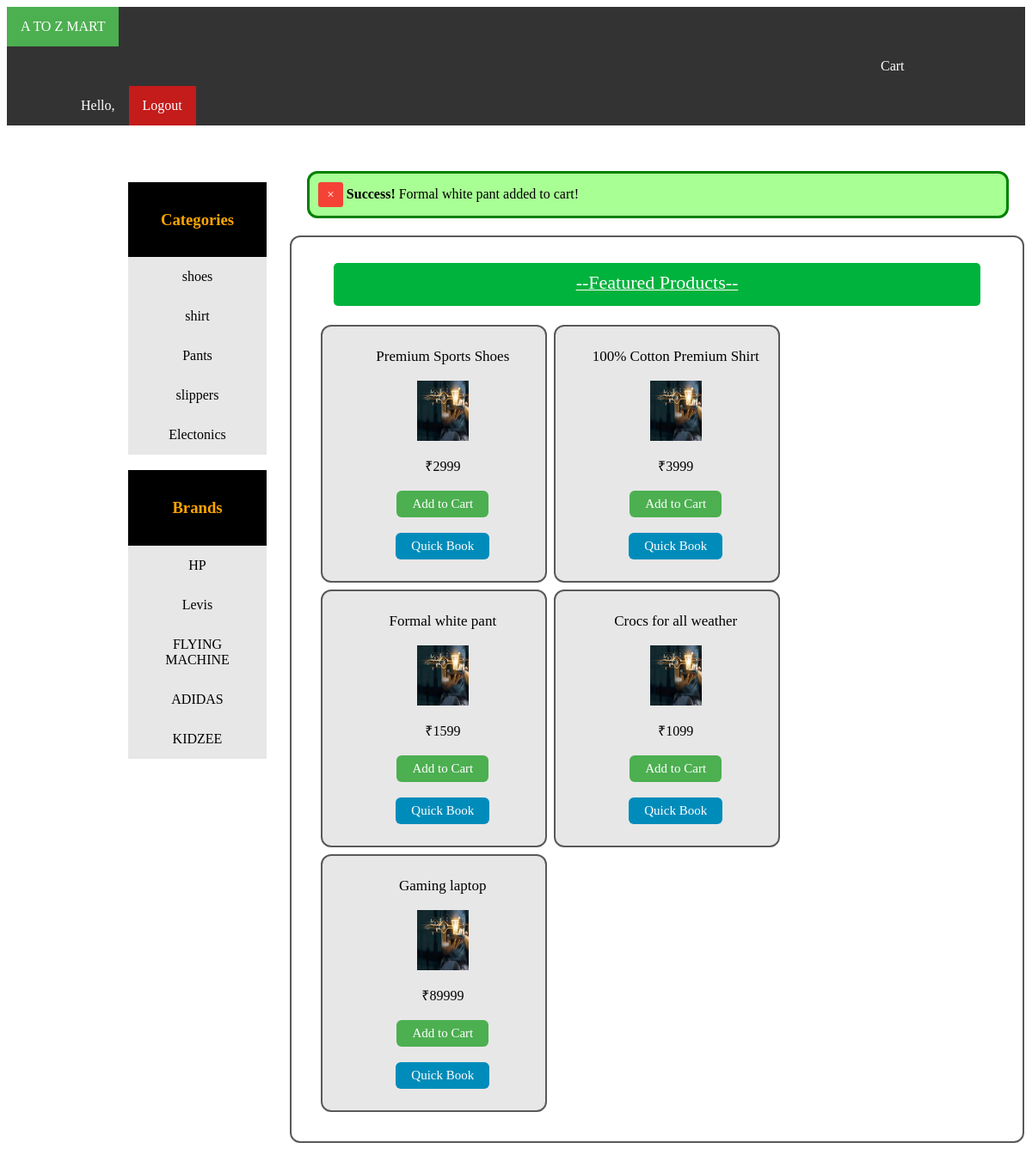
The page /profile.php?pro_id=P15 on the database its author committed.
### tables this page shows
CREATE TABLE `categories` (
  `cat_id` varchar(30) DEFAULT NULL,
  `cat_name` varchar(30) DEFAULT NULL,
  `cat_title` varchar(30) DEFAULT NULL
);

CREATE TABLE `brands` (
  `brand_id` varchar(30) DEFAULT NULL,
  `brand_name` varchar(30) DEFAULT NULL,
  `brand_title` varchar(30) DEFAULT NULL
);

CREATE TABLE `products` (
  `product_id` varchar(30) DEFAULT NULL,
  `product_cat` varchar(30) DEFAULT NULL,
  `product_brand` varchar(30) DEFAULT NULL,
  `product_title` varchar(30) DEFAULT NULL,
  `product_price` varchar(30) DEFAULT NULL,
  `product_image` blob DEFAULT NULL
);

### profile.php (the view, shortened to what this page needs)
<?php
include('dbconnect.php');
?>
<!DOCTYPE html>
<html>
<head>
<link rel="stylesheet" type="text/css" href="style.css">
</head>
<body >
<div >
<div class="navi">
<ul>
<li><a href="profile.php" class="active">A TO Z MART</a></li>
<li style="padding-left: 1000px"><a href="cart.php">Cart</a></li>
<li style="padding-left: 70px"><a href="#">Hello, <?php echo
$_SESSION['uname']; ?></a></li>
<li style="padding-left: 0px"><a href="logout.php" class="logout">Logout</a></li>
</ul>
</div>
<br>
<div class="ncol-1"></div>
<div class="ncol-2">
<br><br>
<div class="dash">
<?php
$category_query="SELECT * FROM categories";
$run_query=mysqli_query($conn,$category_query); echo "<ul>
<li ><a href='#' style='background-color:black;color:orange;' ><h3>Categories</h3></a></li>";
if(mysqli_num_rows($run_query)){ while($row=mysqli_fetch_array($run_query)){
$cid=$row['cat_id'];
$cat_name=$row['cat_name'];
echo "<li ><a href='profile.php?ctid=$cid' class='category' cid='$cid'>$cat_name</a></li>";
}
echo "</ul>";
}?>
</div>
<br>
<div class="dash" >
<?php
$category_query="SELECT * FROM brands";
$run_query=mysqli_query($conn,$category_query); echo "<ul>
<li ><a href='#'style='background-color:black;color:orange;'><h3>Brands</h3></a></li>";
if(mysqli_num_rows($run_query)){ while($row=mysqli_fetch_array($run_query)){
$bid=$row['brand_id'];
$brand_name=$row['brand_name'];
echo "<li ><a href='profile.php?brid=$bid' class='brand' bid='$bid'>$brand_name</a></li>";
}
echo "</ul>";
}
?>
</div>
</div>
<div class="ncol-8">
<div class="ncol-12">
<?php if(isset($_GET['pro_id']))
{$pid=mysqli_real_escape_string($conn,$_GET['pro_id']);
$uid=$_SESSION['uid'];
$sql = "SELECT * FROM products WHERE product_id = '$pid'";
$run_query = mysqli_query($conn,$sql);
$row = mysqli_fetch_array($run_query);
$pro_title = $row["product_title"];
$pro_price = $row["product_price"];
$sql="INSERT INTO cart(p_id,user_id,qty,total_amount) VALUES('$pid','$uid','1','$pro_price')";
$run_query = mysqli_query($conn,$sql); if($run_query){
echo "
<div style='background-color:#a8ff94;width:100%;border:3px solid green;padding:10px;margin:5px; border-radius:12px;}'>
<a href='profile.php' class='close-btn'>&times</a>
<strong>Success!</strong> $pro_title added to cart!
</div>
";
}}
?>
</div>
<div id="pannel" >
<div class="pannel-head"><u><span style="font-size: 22px;">--Featured Products--</span></u>
</div>
<br>
<div >
<div class="nrow">
<?php if(isset($_GET['ctid']))
{
$cid=mysqli_real_escape_string($conn,$_GET['ctid']);
$product_query="SELECT * FROM products WHERE product_cat=$cid";
}
else if (isset($_GET['brid']))
{
$bid=mysqli_real_escape_string($conn,$_GET['brid']);
$product_query="SELECT * FROM products WHERE product_brand=$bid";
}
else
{
$product_query="SELECT * FROM products;";
}
$run_query=mysqli_query($conn,$product_query); if(mysqli_num_rows($run_query)){ while($row=mysqli_fetch_array($run_query)){
$pro_id=$row['product_id'];
$title=$row['product_title'];
$price=$row['product_price'];
echo "<div class='ncol-4 pannel_style' style='background-color: #e7e7e7'>
<div id='pannel_in' >
<span style='font-size:17px'>$title</span><br><img src='11.jpeg'height='70px' width='60px'><br> ₹$price <br><br>
<a href='profile.php?pro_id=$pro_id'
class='addtocart-btn'>Add to Cart</a>&nbsp &nbsp
<a href='payment success.php?pro_id=$pro_id' class='quickbook-btn'> Quick Book</a>
</div>
</div>";
}} ?>
</div>
</div>
</div>
<div class="ncol-2"></div>
</div>
</body>
</html>

### style.css (style rules this page uses)
.dash ul { list-style-type: none; margin: 0; padding: 0; }
.dash li a { display: block; color: black; text-align: center; padding: 14px 16px; text-decoration: none; }
.dash { background-color:#e7e7e7 ; }
.navi ul { list-style-type: none; margin: 0; padding: 0; overflow: hidden; background-color: #333; }
.navi li { float: left; }
.navi li a { display: block; color: white; text-align: center; padding: 14px 16px; text-decoration: none; }
.navi .active { background-color: #4CAF50; }
.navi .logout { background-color: #c41b1b; }
#pannel { border-radius: 12px; border: 2px solid #595959; padding: 30px; width: 100%; height: 100%; display: flex; flex-direction: column; align-items: center; }
#pannel_in { padding: 10px; width: 100%; height: 10%; display: flex; flex-direction: column; align-items: center; }
.pannel-head { text-align: center; background-color: #00b33c; width:95.2%; color:white; height:40px; padding-top:10px; border-radius: 5px; }
.pannel_style { border: 2px solid #595959; border-radius: 12px; margin:4px; }
.ncol-1 { padding: 15px; width:8.33%; float:left; }
.ncol-2 { padding: 12px; width:13.66%; float:left; }
.ncol-4 { padding: 15px; width:29%; float:left; }
.ncol-8 { padding: 15px; width:66.667%; float:left; }
.ncol-12 { padding: 15px; width:100%; float:left; }
.nrow::after { content: ""; display: table; clear: both; }
.addtocart-btn { background-color: #4CAF50; border: none; color: white; padding: 7px 18px; text-align: center; text-decoration: none; display: inline-block; font-size: 15px; border-radius: 6px; }
.quickbook-btn { background-color: #008CBA; border: none; color: white; padding: 7px 18px; text-align: center; text-decoration: none; display: inline-block; font-size: 15px; border-radius: 6px; }
.close-btn { background-color: #f44336; border: none; color: white; padding: 6px 10px; text-align: center; text-decoration: none; display: inline-block; font-size: 15px; border-radius: 3px; }

### rows shown on the page
categories: cat_name "shoes"
categories: cat_name "shirt"
categories: cat_name "Pants"
categories: cat_name "slippers"
categories: cat_name "Electonics"
brands: brand_name "HP"
brands: brand_name "Levis"
brands: brand_name "FLYING MACHINE"
brands: brand_name "ADIDAS"
brands: brand_name "KIDZEE"
products: product_title "Formal white pant", product_price "1599"
products: product_title "Premium Sports Shoes", product_price "2999"
products: product_title "100% Cotton Premium Shirt", product_price "3999"
products: product_title "Crocs for all weather", product_price "1099"
products: product_title "Gaming laptop", product_price "89999"
